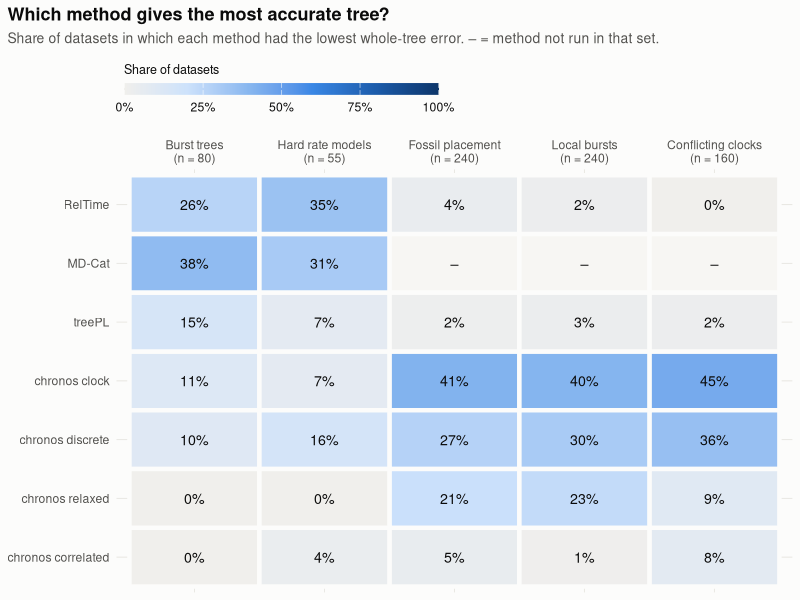
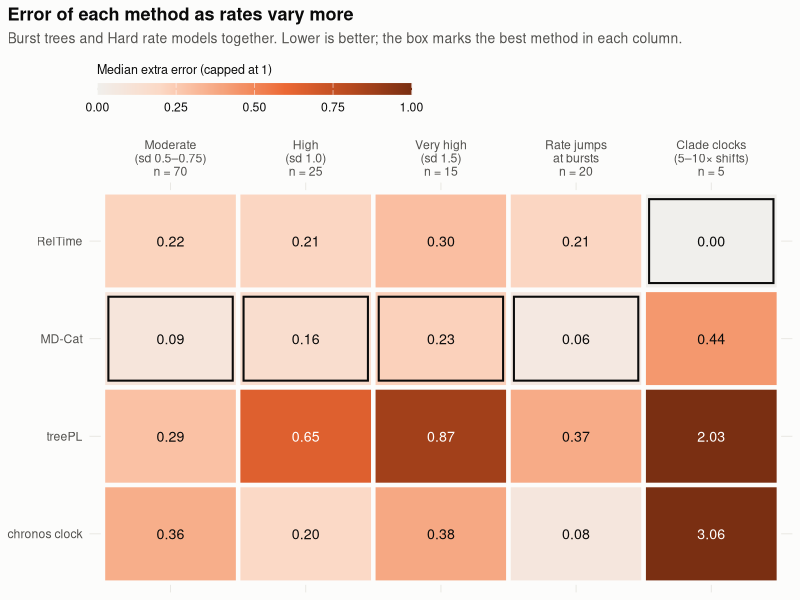
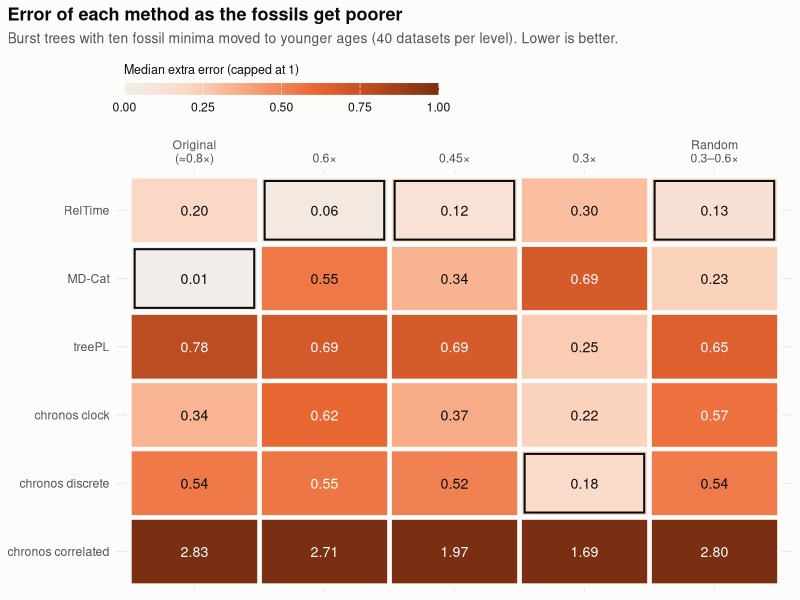
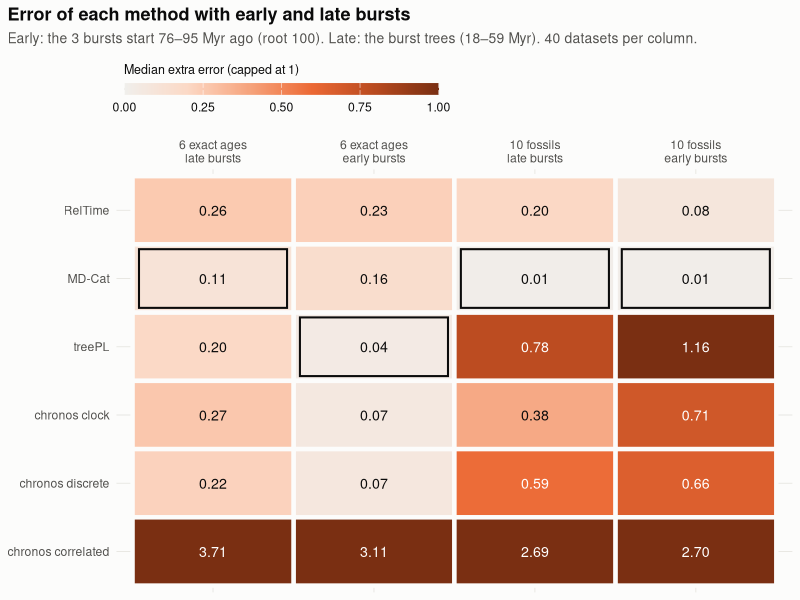

Write the R code that produced these figures, in order.
## Figures for the README. Run from the repository root:
##   Rscript scripts/make_report_figures.R
## Reads results/ and writes figures/fig1..fig4 (PNG).

suppressPackageStartupMessages({
  library(ggplot2)
  library(patchwork)
})

dir.create("figures", showWarnings = FALSE)

## ---- Names users see -------------------------------------------------------
set_names <- c("sim main" = "Burst trees",
               "sim het"  = "Hard rate models",
               "Codex F"      = "Fossil placement",
               "Codex G"      = "Local bursts",
               "Codex H"      = "Conflicting clocks")
method_names <- c(RelTime = "RelTime", MDCat = "MD-Cat", treePL = "treePL",
                  chronos_clock = "chronos clock", chronos_discrete = "chronos discrete",
                  chronos_relaxed = "chronos relaxed", chronos_correlated = "chronos correlated")

## ---- Look --------------------------------------------------------------------
surface <- "#fcfcfb"; ink <- "#0b0b0b"; ink2 <- "#52514e"; grid_col <- "#e6e5e0"
blue_ramp   <- c("#f0efec", "#cde2fb", "#86b6ef", "#3987e5", "#1c5cab", "#0d366b")
orange_ramp <- c("#f0efec", "#fbd9c6", "#f5a37c", "#eb6834", "#b84a1f", "#7a2f12")

theme_report <- function() {
  theme_minimal(base_size = 11) +
    theme(plot.background = element_rect(fill = surface, colour = NA),
          panel.background = element_rect(fill = surface, colour = NA),
          panel.grid.major = element_line(colour = grid_col, linewidth = 0.3),
          panel.grid.minor = element_blank(),
          text = element_text(colour = ink),
          axis.text = element_text(colour = ink2),
          plot.title = element_text(face = "bold", size = 13),
          plot.subtitle = element_text(colour = ink2, size = 10),
          plot.caption = element_text(colour = ink2, size = 8.5, hjust = 0),
          plot.title.position = "plot", plot.caption.position = "plot",
          strip.text = element_text(face = "bold", hjust = 0),
          legend.position = "top", legend.justification = "left",
          legend.title = element_blank())
}
save_fig <- function(p, file, w, h) {
  ggsave(file.path("figures", file), p, width = w, height = h, dpi = 200, bg = surface)
}
set_levels <- unname(set_names)

## ---- Figure 1: which method is most accurate, per set ------------------------
win <- read.csv("results/winners.csv", stringsAsFactors = FALSE)
win$set <- sub(" \\|.*", "", win$cell)
win <- win[win$set %in% names(set_names), ]
win$set <- set_names[win$set]
share <- as.data.frame(prop.table(table(win$set, win$most_accurate), 1))
names(share) <- c("set", "method", "share")
n_by_set <- table(win$set)
share$method <- method_names[as.character(share$method)]
share$set <- as.character(share$set)
## a method that was not run in a set shows a dash, not 0%
acc <- read.csv("results/accuracy_by_method.csv", check.names = FALSE, stringsAsFactors = FALSE)
acc$set <- set_names[sub(" \\|.*", "", acc$cell)]
fitted <- do.call(rbind, lapply(names(method_names), function(m) {
  ok <- tapply(acc[[m]], acc$set, function(v) any(is.finite(v)))
  data.frame(method = unname(method_names[m]), set = names(ok), fitted = as.logical(ok))
}))
share <- merge(share, fitted, all.x = TRUE)
share$method <- factor(share$method, levels = rev(method_names))
share$set <- factor(share$set, levels = set_levels)
share$label <- ifelse(share$fitted %in% FALSE, "–", sprintf("%.0f%%", 100 * share$share))
share$share[share$fitted %in% FALSE] <- NA
share$set_lab <- factor(sprintf("%s\n(n = %d)", share$set, as.integer(n_by_set[as.character(share$set)])),
                        levels = sprintf("%s\n(n = %d)", set_levels, as.integer(n_by_set[set_levels])))

p1 <- ggplot(share, aes(set_lab, method, fill = share)) +
  geom_tile(colour = surface, linewidth = 1.5) +
  geom_text(aes(label = label, colour = ifelse(is.finite(share) & share > 0.45, "light", "dark")), size = 3.6) +
  scale_colour_manual(values = c(light = "#ffffff", dark = ink), guide = "none") +
  scale_fill_gradientn(colours = blue_ramp, limits = c(0, 1), na.value = "#f7f6f3",
                       labels = scales::percent, name = "Share of datasets",
                       guide = guide_colourbar(title.position = "top")) +
  scale_x_discrete(position = "top") +
  labs(title = "Which method gives the most accurate tree?",
       subtitle = "Share of datasets in which each method had the lowest whole-tree error. – = method not run in that set.",
       x = NULL, y = NULL) +
  theme_report() + theme(panel.grid = element_blank(), legend.title = element_text(size = 9),
                         legend.key.width = unit(1.6, "cm"), legend.key.height = unit(0.3, "cm"))
save_fig(p1, "fig1_most_accurate_method.png", 8.2, 4.6)

## ---- Heat map of median extra error (methods x conditions) ----------------
## The box marks the lowest error in each column.
heat <- function(df, title, subtitle) {
  df$best <- ave(df$extra, df$col, FUN = function(v) v == min(v, na.rm = TRUE))
  ggplot(df, aes(col, who, fill = pmin(extra, 1))) +
    geom_tile(colour = surface, linewidth = 1.5) +
    geom_tile(data = df[df$best == 1, ], fill = NA, colour = ink, linewidth = 0.7, width = 0.92, height = 0.86) +
    geom_text(aes(label = sprintf("%.2f", extra), colour = ifelse(extra > 0.55, "light", "dark")), size = 3.6) +
    scale_colour_manual(values = c(light = "#ffffff", dark = ink), guide = "none") +
    scale_fill_gradientn(colours = orange_ramp, limits = c(0, 1), name = "Median extra error (capped at 1)",
                         guide = guide_colourbar(title.position = "top")) +
    scale_x_discrete(position = "top") +
    labs(title = title, subtitle = subtitle, x = NULL, y = NULL) +
    theme_report() + theme(panel.grid = element_blank(), legend.title = element_text(size = 9),
                           legend.key.width = unit(1.6, "cm"), legend.key.height = unit(0.3, "cm"))
}
heat_methods <- c("RelTime", "MD-Cat", "treePL", "chronos clock", "chronos discrete", "chronos correlated")

## ---- Figure 2: methods across rate-variation levels -------------------------
## Median extra error by level, Burst trees + Hard rate models (README of the sim run)
het <- data.frame(
  level = rep(c("Moderate\n(sd 0.5–0.75)", "High\n(sd 1.0)", "Very high\n(sd 1.5)", "Rate jumps\nat bursts",
                "Clade clocks\n(5–10× shifts)"), each = 4),
  n = rep(c(70, 25, 15, 20, 5), each = 4),
  who = rep(c("RelTime", "MD-Cat", "treePL", "chronos clock"), 5),
  extra = c(0.22, 0.09, 0.29, 0.36,
            0.21, 0.16, 0.65, 0.20,
            0.30, 0.23, 0.87, 0.38,
            0.21, 0.06, 0.37, 0.08,
            0.00, 0.44, 2.03, 3.06))
het$level_lab <- factor(sprintf("%s\nn = %d", het$level, het$n), levels = unique(sprintf("%s\nn = %d", het$level, het$n)))
het$who <- factor(het$who, levels = rev(c("RelTime", "MD-Cat", "treePL", "chronos clock")))
het$best <- ave(het$extra, het$level, FUN = function(v) v == min(v))
p5 <- ggplot(het, aes(level_lab, who, fill = pmin(extra, 1))) +
  geom_tile(colour = surface, linewidth = 1.5) +
  geom_tile(data = het[het$best == 1, ], fill = NA, colour = ink, linewidth = 0.7, width = 0.92, height = 0.86) +
  geom_text(aes(label = sprintf("%.2f", extra), colour = ifelse(extra > 0.55, "light", "dark")), size = 3.6) +
  scale_colour_manual(values = c(light = "#ffffff", dark = ink), guide = "none") +
  scale_fill_gradientn(colours = orange_ramp, limits = c(0, 1), name = "Median extra error (capped at 1)",
                       guide = guide_colourbar(title.position = "top")) +
  scale_x_discrete(position = "top") +
  labs(title = "Error of each method as rates vary more",
       subtitle = "Burst trees and Hard rate models together. Lower is better; the box marks the best method in each column.",
       x = NULL, y = NULL) +
  theme_report() + theme(panel.grid = element_blank(), legend.title = element_text(size = 9),
                         legend.key.width = unit(1.6, "cm"), legend.key.height = unit(0.3, "cm"))
save_fig(p5, "fig2_rate_variation.png", 8.4, 3.8)

## ---- Figure 3: poor fossil minima (burst trees, 10 fossils) ----------------
pf <- read.csv("results/poor_fossils/method_extra_error.csv", stringsAsFactors = FALSE)
lv <- c("sim main refit" = "Original\n(≈0.8×)", "sim main min 0.60" = "0.6×", "sim main min 0.45" = "0.45×",
        "sim main min 0.30" = "0.3×", "sim main min 0.3-0.6" = "Random\n0.3–0.6×")
pf <- pf[pf$level %in% names(lv) & pf$method != "chronos_relaxed", ]
pf <- data.frame(col = factor(lv[pf$level], levels = lv), who = method_names[pf$method], extra = pf$median_extra)
pf$who <- factor(pf$who, levels = rev(heat_methods))
p3 <- heat(pf, "Error of each method as the fossils get poorer",
           "Burst trees with ten fossil minima moved to younger ages (40 datasets per level). Lower is better.")
save_fig(p3, "fig3_poor_fossils.png", 8.4, 4.4)

## ---- Figure 4: early bursts against late bursts ----------------------------
eb <- read.csv("results/early_burst/method_extra_error.csv", stringsAsFactors = FALSE)
eb <- eb[eb$measure == "whole_extra" & eb$by == "cal_set" & eb$method != "chronos_relaxed", ]
eb$method <- sub("^MD-Cat$", "MDCat", eb$method)
cols <- c("late sparse6" = "6 exact ages\nlate bursts", "early sparse6" = "6 exact ages\nearly bursts",
          "late fossil10" = "10 fossils\nlate bursts", "early fossil10" = "10 fossils\nearly bursts")
key <- paste(eb$set, eb$group)
eb <- data.frame(col = factor(cols[key], levels = cols), who = method_names[eb$method], extra = eb$median)
eb$who <- factor(eb$who, levels = rev(heat_methods))
p4 <- heat(eb, "Error of each method with early and late bursts",
           "Early: the 3 bursts start 76–95 Myr ago (root 100). Late: the burst trees (18–59 Myr). 40 datasets per column.")
save_fig(p4, "fig4_early_bursts.png", 8.4, 4.4)

cat("figures written to figures/\n")
